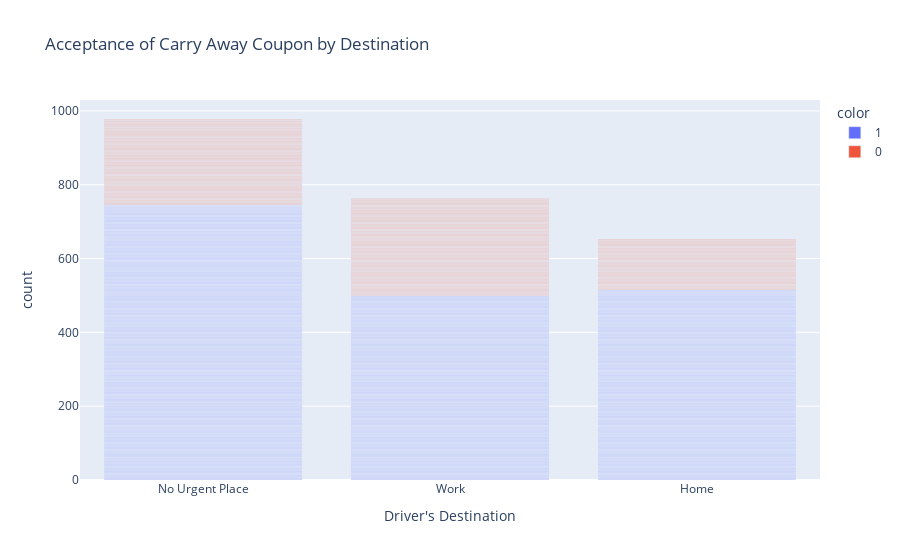

The notebook cell saved with this chart:
### Markdown cell above
3. Further Investigation of the group with distinations show below that

### Code cell
pxfig3 = px.bar(df_carry_away_coupon,x="destination",title="Acceptance of Carry Away Coupon by Destination",color =df_carry_away_coupon.Y.astype(str), labels={"destination": "Driver's Destination"} )
pxfig3.show()
pxfig3.write_image("images/carry_away_by_destination.png")
#pl.offline.plot(pxfig3, filename='images/carry_away_by_destination.html')


#Same graph in Seaborn to visualize in GitHub as well for ease of use:
fig_ind3, ax = plt.subplots(figsize=(15, 5))
sns.countplot(x="destination",data=df_carry_away_coupon,
                    hue=df_carry_away_coupon.Y.astype(str),
                       palette=['lightblue', 'pink'])


plt.show()

### Figure 1 — Plotly figure (JSON) as saved in the notebook; plotly's stock layout.template omitted (floating-point values rounded to 4 significant figures; data arrays with more than 128 entries replaced by an {"elided": "..."} marker saying what was removed)
{"data": [{"alignmentgroup": "True", "hovertemplate": "color=1<br>Driver's Destination=%{x}<br>count=%{y}<extra></extra>", "legendgroup": "1", "marker": {"color": "#636efa", "pattern": {"shape": ""}}, "name": "1", "offsetgroup": "1", "orientation": "v", "showlegend": true, "textposition": "auto", "type": "bar", "x": {"elided": "1760 str values"}, "xaxis": "x", "y": {"elided": "1760 int values"}, "yaxis": "y"}, {"alignmentgroup": "True", "hovertemplate": "color=0<br>Driver's Destination=%{x}<br>count=%{y}<extra></extra>", "legendgroup": "0", "marker": {"color": "#EF553B", "pattern": {"shape": ""}}, "name": "0", "offsetgroup": "0", "orientation": "v", "showlegend": true, "textposition": "auto", "type": "bar", "x": {"elided": "633 str values"}, "xaxis": "x", "y": {"elided": "633 int values"}, "yaxis": "y"}], "layout": {"barmode": "relative", "legend": {"title": {"text": "color"}, "tracegroupgap": 0}, "title": {"text": "Acceptance of Carry Away Coupon by Destination"}, "xaxis": {"anchor": "y", "domain": [0, 1], "title": {"text": "Driver's Destination"}}, "yaxis": {"anchor": "x", "domain": [0, 1], "title": {"text": "count"}}}}
